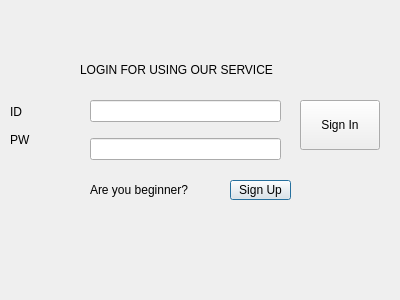
<?xml version="1.0" encoding="UTF-8"?>
<ui version="4.0">
 <class>Dialog</class>
 <widget class="QDialog" name="Dialog">
  <property name="geometry">
   <rect>
    <x>0</x>
    <y>0</y>
    <width>400</width>
    <height>300</height>
   </rect>
  </property>
  <property name="windowTitle">
   <string>Dialog</string>
  </property>
  <widget class="QToolButton" name="toolButton">
   <property name="geometry">
    <rect>
     <x>300</x>
     <y>100</y>
     <width>80</width>
     <height>50</height>
    </rect>
   </property>
   <property name="text">
    <string>Sign In</string>
   </property>
  </widget>
  <widget class="QPushButton" name="pushButton_2">
   <property name="geometry">
    <rect>
     <x>230</x>
     <y>180</y>
     <width>61</width>
     <height>20</height>
    </rect>
   </property>
   <property name="text">
    <string>Sign Up</string>
   </property>
  </widget>
  <widget class="QLabel" name="label_4">
   <property name="geometry">
    <rect>
     <x>80</x>
     <y>60</y>
     <width>251</width>
     <height>20</height>
    </rect>
   </property>
   <property name="text">
    <string>LOGIN FOR USING OUR SERVICE</string>
   </property>
  </widget>
  <widget class="QWidget" name="layoutWidget">
   <property name="geometry">
    <rect>
     <x>90</x>
     <y>90</y>
     <width>191</width>
     <height>80</height>
    </rect>
   </property>
   <layout class="QVBoxLayout" name="verticalLayout">
    <item>
     <widget class="QLineEdit" name="lineEdit">
      <property name="text">
       <string/>
      </property>
     </widget>
    </item>
    <item>
     <widget class="QLineEdit" name="lineEdit_2">
      <property name="cursor">
       <cursorShape>IBeamCursor</cursorShape>
      </property>
      <property name="inputMask">
       <string/>
      </property>
      <property name="text">
       <string/>
      </property>
      <property name="maxLength">
       <number>30</number>
      </property>
     </widget>
    </item>
   </layout>
  </widget>
  <widget class="QLabel" name="label_5">
   <property name="geometry">
    <rect>
     <x>90</x>
     <y>180</y>
     <width>141</width>
     <height>20</height>
    </rect>
   </property>
   <property name="text">
    <string>Are you beginner?</string>
   </property>
  </widget>
  <widget class="QWidget" name="layoutWidget_2">
   <property name="geometry">
    <rect>
     <x>10</x>
     <y>100</y>
     <width>69</width>
     <height>51</height>
    </rect>
   </property>
   <layout class="QVBoxLayout" name="verticalLayout_2">
    <item>
     <widget class="QLabel" name="label">
      <property name="text">
       <string>ID</string>
      </property>
     </widget>
    </item>
    <item>
     <widget class="QLabel" name="label_2">
      <property name="text">
       <string>PW</string>
      </property>
     </widget>
    </item>
   </layout>
  </widget>
 </widget>
 <resources/>
 <connections/>
</ui>
